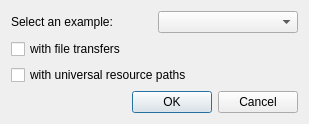
<?xml version="1.0" encoding="UTF-8"?>
<ui version="4.0">
 <class>Dialog</class>
 <widget class="QDialog" name="Dialog">
  <property name="geometry">
   <rect>
    <x>0</x>
    <y>0</y>
    <width>309</width>
    <height>123</height>
   </rect>
  </property>
  <property name="maximumSize">
   <size>
    <width>16777215</width>
    <height>123</height>
   </size>
  </property>
  <property name="windowTitle">
   <string>Create a worflow example</string>
  </property>
  <layout class="QVBoxLayout" name="verticalLayout">
   <item>
    <layout class="QHBoxLayout" name="horizontalLayout">
     <item>
      <widget class="QLabel" name="label">
       <property name="text">
        <string>Select an example:</string>
       </property>
      </widget>
     </item>
     <item>
      <widget class="QComboBox" name="comboBox_example_type"/>
     </item>
    </layout>
   </item>
   <item>
    <widget class="QCheckBox" name="checkBox_file_transfers">
     <property name="layoutDirection">
      <enum>Qt::LeftToRight</enum>
     </property>
     <property name="text">
      <string>with file transfers</string>
     </property>
    </widget>
   </item>
   <item>
    <widget class="QCheckBox" name="checkBox_universal_resource_path">
     <property name="layoutDirection">
      <enum>Qt::LeftToRight</enum>
     </property>
     <property name="text">
      <string>with universal resource paths</string>
     </property>
    </widget>
   </item>
   <item>
    <widget class="QDialogButtonBox" name="buttonBox">
     <property name="orientation">
      <enum>Qt::Horizontal</enum>
     </property>
     <property name="standardButtons">
      <set>QDialogButtonBox::Cancel|QDialogButtonBox::Ok</set>
     </property>
    </widget>
   </item>
  </layout>
 </widget>
 <resources/>
 <connections>
  <connection>
   <sender>buttonBox</sender>
   <signal>accepted()</signal>
   <receiver>Dialog</receiver>
   <slot>accept()</slot>
   <hints>
    <hint type="sourcelabel">
     <x>248</x>
     <y>254</y>
    </hint>
    <hint type="destinationlabel">
     <x>157</x>
     <y>274</y>
    </hint>
   </hints>
  </connection>
  <connection>
   <sender>buttonBox</sender>
   <signal>rejected()</signal>
   <receiver>Dialog</receiver>
   <slot>reject()</slot>
   <hints>
    <hint type="sourcelabel">
     <x>316</x>
     <y>260</y>
    </hint>
    <hint type="destinationlabel">
     <x>286</x>
     <y>274</y>
    </hint>
   </hints>
  </connection>
 </connections>
</ui>
